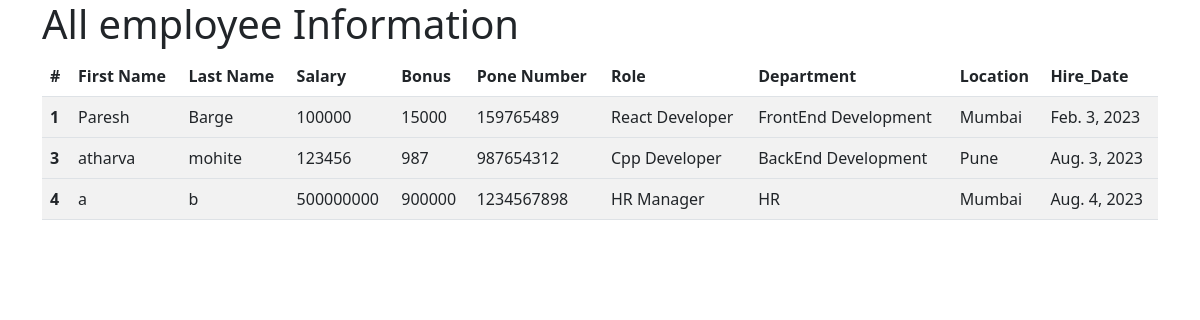
The app's page /all_emp with its own data.
### emp_app/models.py (models this page shows, shortened)
class Employee(models.Model):
    print("*******************************")
    print()
    first_name = models.CharField(max_length = 100, null = False)
    last_name = models.CharField(max_length = 100)
    dept = models.ForeignKey(Department, on_delete = models.CASCADE)
    salary = models.IntegerField(default = 0)
    bonus = models.IntegerField(default = 0)
    role = models.ForeignKey(Role,on_delete = models.CASCADE)
    phone = models.IntegerField(default = 0)
    hire_date = models.DateField()
    def __str__(self):
        return "%s %s %s"%(self.first_name,self.last_name,self.phone)

class Role(models.Model):
    name = models.CharField(max_length = 100, null  = False)

class Department(models.Model):
    name = models.CharField(max_length = 30, null = False)
    location = models.CharField(max_length = 100)

### emp_app/views.py (the view)
# urls.py: path('all_emp',views.all_emp, name = 'all_emp'),
def all_emp(request):
    emps = Employee.objects.all()
    context = {
        'emps' : emps
    }
    print(context)
    return render(request,'all_emp.html',context)

### emp_app/templates/all_emp.html (shortened to what this page needs)
<!DOCTYPE html>
<html lang="en">
<head>
    <link rel="stylesheet" href="https://cdn.jsdelivr.net/npm/bootstrap@5.2.3/dist/css/bootstrap.min.css">
</head>
<body>
    <div class="container">
        <h1>
        </h1>
        <table class="table table-striped table-hover">
            <thead>
              <tr>
                <th scope="col">#</th>
                <th scope="col">First Name</th>
                <th scope="col">Last Name</th>
                <th scope="col">Salary</th>
                <th scope="col">Bonus</th>
                <th scope="col">Pone Number</th>
                <th scope="col">Role</th>
                <th scope="col">Department</th>
                <th scope="col">Location</th>
                <th scope="col">Hire_Date</th>
              </tr>
            </thead>
            {% for emp in emps %}
            <tbody>
                <tr>
                    <th scope="row">{{emp.id}}</th>
                    <td>{{emp.first_name}}</td>
                    <td>{{emp.last_name}}</td>
                    <td>{{emp.salary}}</td>
                    <td>{{emp.bonus}}</td>
                    <td>{{emp.phone}}</td>
                    <td>{{emp.role.name}}</td>
                    <td>{{emp.dept.name}}</td>
                    <td>{{emp.dept.location}}</td>
                    <td>{{emp.hire_date}}</td>
                  </tr>
            </tbody>
                {% endfor %}
          </table>
    </div>
</body>
</html>

### records on screen
Employee: id "1", first_name "Paresh", last_name "Barge", salary "100000", bonus "15000", phone "159765489", role.name "React Developer", dept.name "FrontEnd Development", dept.location "Mumbai", hire_date "Feb. 3, 2023"
Employee: id "3", first_name "atharva", last_name "mohite", salary "123456", bonus "987", phone "987654312", role.name "Cpp Developer", dept.name "BackEnd Development", dept.location "Pune", hire_date "Aug. 3, 2023"
Employee: id "4", first_name "a", last_name "b", salary "500000000", bonus "900000", phone "1234567898", role.name "HR Manager", dept.name "HR", dept.location "Mumbai", hire_date "Aug. 4, 2023"
